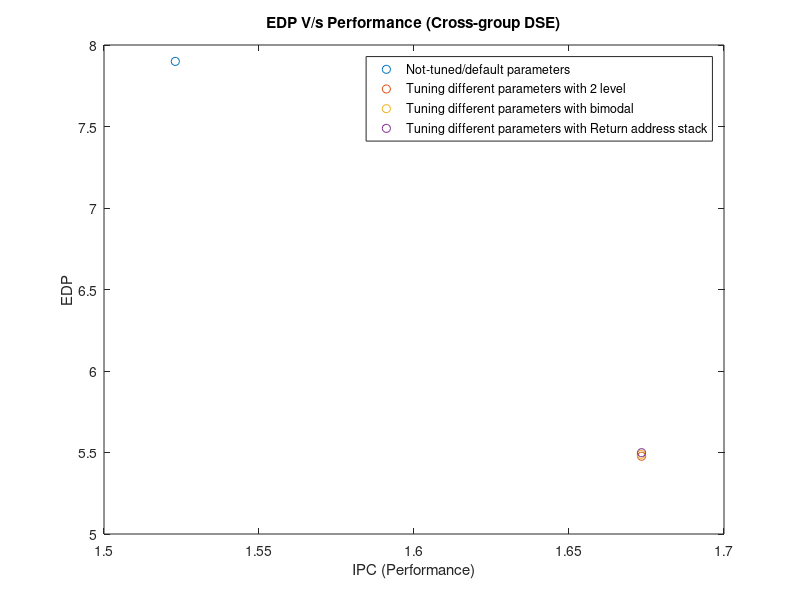

The MATLAB source for this figure:
x1=[1.5230];
y1=[7.8994];
x2=[1.6734];
y2=[5.4772];
x3=[1.6733];
y3=[5.4888];
x4=[1.6734];
y4=[5.4988];





plot(x1,y1,'o',x2,y2,'o',x3,y3,'o',x4,y4,'o');
title('EDP V/s Performance (Cross-group DSE)');
xlabel('IPC (Performance)');
ylabel('EDP');
legend('Not-tuned/default parameters','Tuning different parameters with 2 level','Tuning different parameters with bimodal','Tuning different parameters with Return address stack');
%legend('Instruction fetch queue size','Instruction decode B/W','Instruction issue B/W','Run pipeline with in-order issue','Issue instructions down wrong execution paths','Instruction commit B/W','Register update unit size','Load/store queue size');